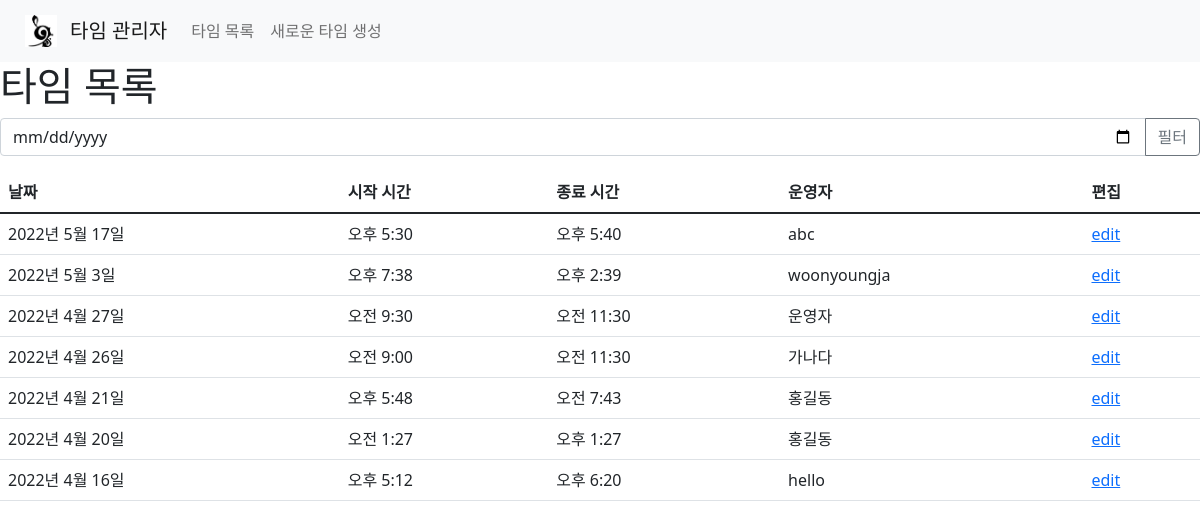
The app's page /time_manage/list/, older data.
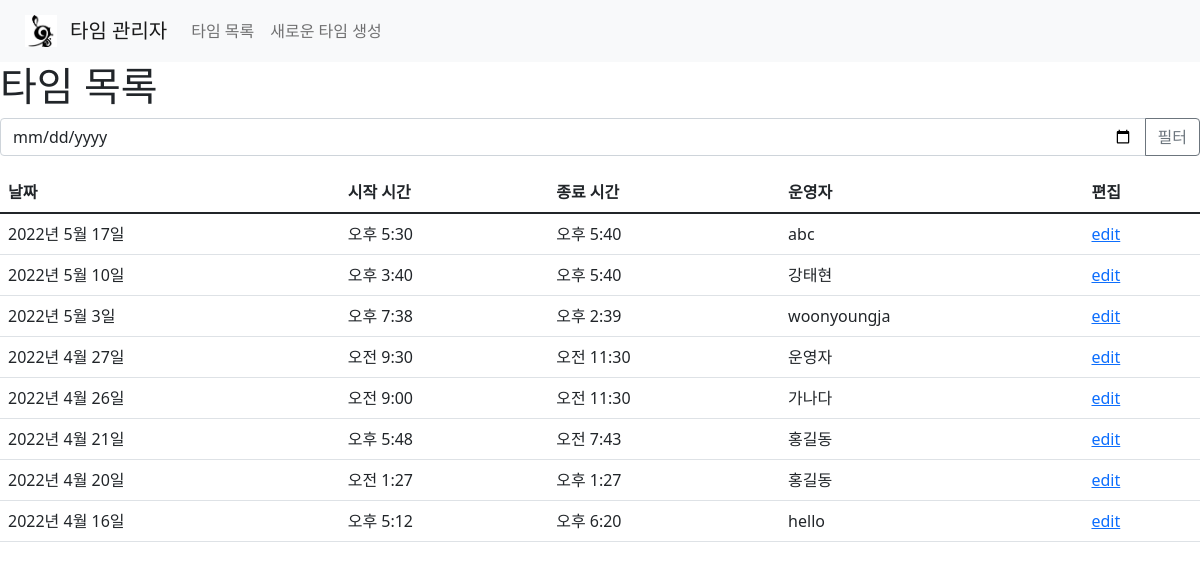
The same page, newer data.
### time_manage/models.py (models this page shows, shortened)
class TimeInfo(models.Model):
    time_date = models.DateField()
    time_start = models.TimeField()
    time_end = models.TimeField()
    time_manager = models.CharField(max_length=100)
    time_unique_id = models.UUIDField(default=uuid.uuid4, editable=False, unique=True)
    class Meta:
        verbose_name = '타임 정보'
        verbose_name_plural = '타임 정보'
        ordering = ['-time_date', '-time_start']

### time_manage/views.py (the view)
# urls.py: path('list/', views.list, name='list'),
def list(request):
    _var = {"time_info" : TimeInfo.objects.all()}
    if request.method =="POST":
        if request.POST.get("filter_time_by_date"):
            _form = FilterTime(request.POST)
            if _form.is_valid():
                _time_date= _form.cleaned_data["_time_date"]
                _var["time_info"] = TimeInfo.objects.filter(time_date=_time_date)
                return render(request, 'time_manage/list.html', _var)
            else:
                print(f'\n\nform is not valid\n\n')
        else:
            print(f'\n\nresponse method is POST, {request.POST}\n\n')
    else:
        print(f'\n\nresponse method is not POST\n\n')
    return render(request, 'time_manage/list.html', _var)

### time_manage/templates/time_manage/list.html (shortened to what this page needs)
{% extends 'time_manage/base.html' %}
{% block body %}
    <h1>타임 목록</h1>
    <form method="post" action="#">
        <div class="input-group mb-3">
            <input type="date" class="form-control" placeholder='날짜 필터'aria-label="date filter" aria-describedby="filter_time_by_date_submit" name="_time_date">
            <button class="btn btn-outline-secondary" type="submit" id="filter_time_by_date_submit" name="filter_time_by_date" value="filter_time_by_date">필터</button>
        </div>
    </form>
    <table class="table">
        <thead>
            <tr>
                <th scope="col">날짜</th>
                <th scope="col">시작 시간</th>
                <th scope="col">종료 시간</th>
                <th scope="col">운영자</th>
                <th scope="col">편집</th>
            </tr>
        </thead>
        <tbody>
            {% for ti in time_info %}
                    <tr>
                        <td>{{ti.time_date}}</td>
                        <td>{{ti.time_start}}</td>
                        <td>{{ti.time_end}}</td>
                        <td>{{ti.time_manager}}</td>
                        <td><a href="/time_manage/{{ti.time_unique_id}}">edit</a></td>
                    </tr>
            {% endfor %}
        </tbody>
    </table>
{% endblock %}

### time_manage/templates/time_manage/base.html (shortened to what this page needs)
<!doctype html>
<html>
  <head>
    <link href="https://cdn.jsdelivr.net/npm/bootstrap@5.1.3/dist/css/bootstrap.min.css" rel="stylesheet">
  </head>
  <body>
    {% block navigation_bar %}
    <nav class="navbar navbar-expand-lg navbar-light bg-light">
        <div class="container-fluid">
          {% load static %}
          <a class='btn btn-clear' href="/"><img src="{% static 'images/sorijigi_logo.png' %}" style="width: 2em; height: 2em"></a>
          <a class="navbar-brand" href="/time_manage/">타임 관리자</a>
          <div class="collapse navbar-collapse" id="navbarNav">
            <ul class="navbar-nav">
              <li class="nav-item">
                <a class="nav-link" href="/time_manage/list">타임 목록</a>
              </li>
              <li class="nav-item">
                <a class="nav-link" href="/time_manage/create">새로운 타임 생성</a>
              </li>
            </ul>
          </div>
        </div>
    </nav>
    {% endblock %}
    {% block body %}{% endblock %}
  </body>
</html>

Row changes from the older to the newer data that the page shows:
added TimeInfo: time_date "2022년 5월 10일", time_start "오후 3:40", time_end "오후 5:40", time_manager "강태현"
